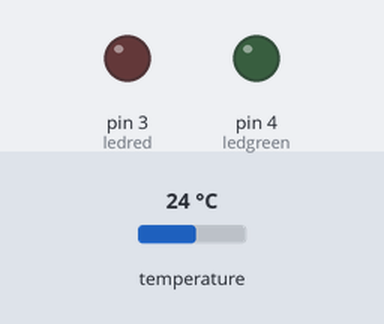
This sketch was run on a simulated Arduino Uno, built with avr-gcc and run on an emulated ATmega328P. On the bench: output pins drawn as LEDs (lit = HIGH). Wiring (inferred from the names in the program): HTU21/Si7021 sensor at I2C address 0x40. The test bench sets the inputs (shaded band); at power-on: temperature 24 °C. What the sketch prints to the serial monitor is not drawn.

Above: at 0.1 s.
At 0.6 s:
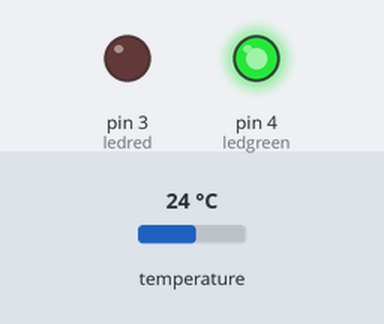
Timing chart, 0 to 2.1 s (numbered marks = the images above):
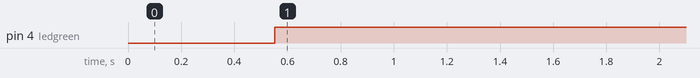

Measured:
- by itself, pin 4 (ledgreen): LOW → HIGH at 0.55 s

The sketch:

arduino_code_Si7021.ino
```cpp
#include <Wire.h>

const int SI7021_ADDR = 0x40; // I2C address of the SI7021
int ledred = 3; //Error LED
int ledgreen = 4; //Aproved Temperature LED

void setup() {
  pinMode(ledgreen, OUTPUT);
  pinMode(ledred, OUTPUT);
  Wire.begin(); // Initialize I2C communication
  Serial.begin(115200); // Initialize serial communication
  Serial.println("I2C communication started");
}

void loop() {
  float temperature = readTemperature();
  Serial.print("Temperature: ");
  Serial.print(temperature);
  Serial.println(" C");
  delay(500); // Wait for 1 second

	//led for test without a PC

  if (temperature > 10){
    digitalWrite(ledgreen,HIGH);
    delay(300);
   }

   else if (temperature == -999.0){
    digitalWrite(ledred,HIGH);
    delay(100);
    digitalWrite(ledred,LOW);
    delay(50);
   }
}

float readTemperature(  ) {
  Wire.beginTransmission(SI7021_ADDR);
  Wire.write(0xF3); // Send temperature measurement command
  Wire.endTransmission();

  delay(50); // Wait for the measurement to complete

  Wire.requestFrom(SI7021_ADDR, 2); // Request 2 bytes from the SI7021

  if (Wire.available() == 2) {
    // Read the two bytes and combine them
    uint16_t rawData = (Wire.read() << 8) | Wire.read();
    // Convert to temperature (SI7021 datasheet formula)
    float temperature = ((175.72 * rawData) / 65536.0) - 46.85;
    return temperature;
  } else {
    Serial.println("Error: Unable to read temperature data");
    return -999.0; // Return an error value
  }
}
```
